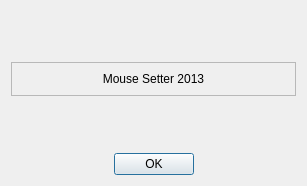
<?xml version="1.0" encoding="UTF-8"?>
<ui version="4.0">
 <class>DialogAbout</class>
 <widget class="QDialog" name="DialogAbout">
  <property name="geometry">
   <rect>
    <x>0</x>
    <y>0</y>
    <width>307</width>
    <height>186</height>
   </rect>
  </property>
  <property name="windowTitle">
   <string>Dialog</string>
  </property>
  <layout class="QGridLayout" name="gridLayout">
   <item row="3" column="0">
    <widget class="QDialogButtonBox" name="buttonBox">
     <property name="orientation">
      <enum>Qt::Horizontal</enum>
     </property>
     <property name="standardButtons">
      <set>QDialogButtonBox::Ok</set>
     </property>
     <property name="centerButtons">
      <bool>true</bool>
     </property>
    </widget>
   </item>
   <item row="0" column="0">
    <spacer name="verticalSpacer">
     <property name="orientation">
      <enum>Qt::Vertical</enum>
     </property>
     <property name="sizeHint" stdset="0">
      <size>
       <width>20</width>
       <height>40</height>
      </size>
     </property>
    </spacer>
   </item>
   <item row="2" column="0">
    <spacer name="verticalSpacer_2">
     <property name="orientation">
      <enum>Qt::Vertical</enum>
     </property>
     <property name="sizeHint" stdset="0">
      <size>
       <width>20</width>
       <height>40</height>
      </size>
     </property>
    </spacer>
   </item>
   <item row="1" column="0">
    <widget class="QFrame" name="frame">
     <property name="frameShape">
      <enum>QFrame::StyledPanel</enum>
     </property>
     <property name="frameShadow">
      <enum>QFrame::Plain</enum>
     </property>
     <layout class="QGridLayout" name="gridLayout_2">
      <item row="0" column="0">
       <widget class="QLabel" name="label">
        <property name="text">
         <string>Mouse Setter 2013</string>
        </property>
        <property name="alignment">
         <set>Qt::AlignCenter</set>
        </property>
       </widget>
      </item>
     </layout>
    </widget>
   </item>
  </layout>
 </widget>
 <resources/>
 <connections>
  <connection>
   <sender>buttonBox</sender>
   <signal>accepted()</signal>
   <receiver>DialogAbout</receiver>
   <slot>accept()</slot>
   <hints>
    <hint type="sourcelabel">
     <x>248</x>
     <y>254</y>
    </hint>
    <hint type="destinationlabel">
     <x>157</x>
     <y>274</y>
    </hint>
   </hints>
  </connection>
  <connection>
   <sender>buttonBox</sender>
   <signal>rejected()</signal>
   <receiver>DialogAbout</receiver>
   <slot>reject()</slot>
   <hints>
    <hint type="sourcelabel">
     <x>316</x>
     <y>260</y>
    </hint>
    <hint type="destinationlabel">
     <x>286</x>
     <y>274</y>
    </hint>
   </hints>
  </connection>
 </connections>
</ui>
